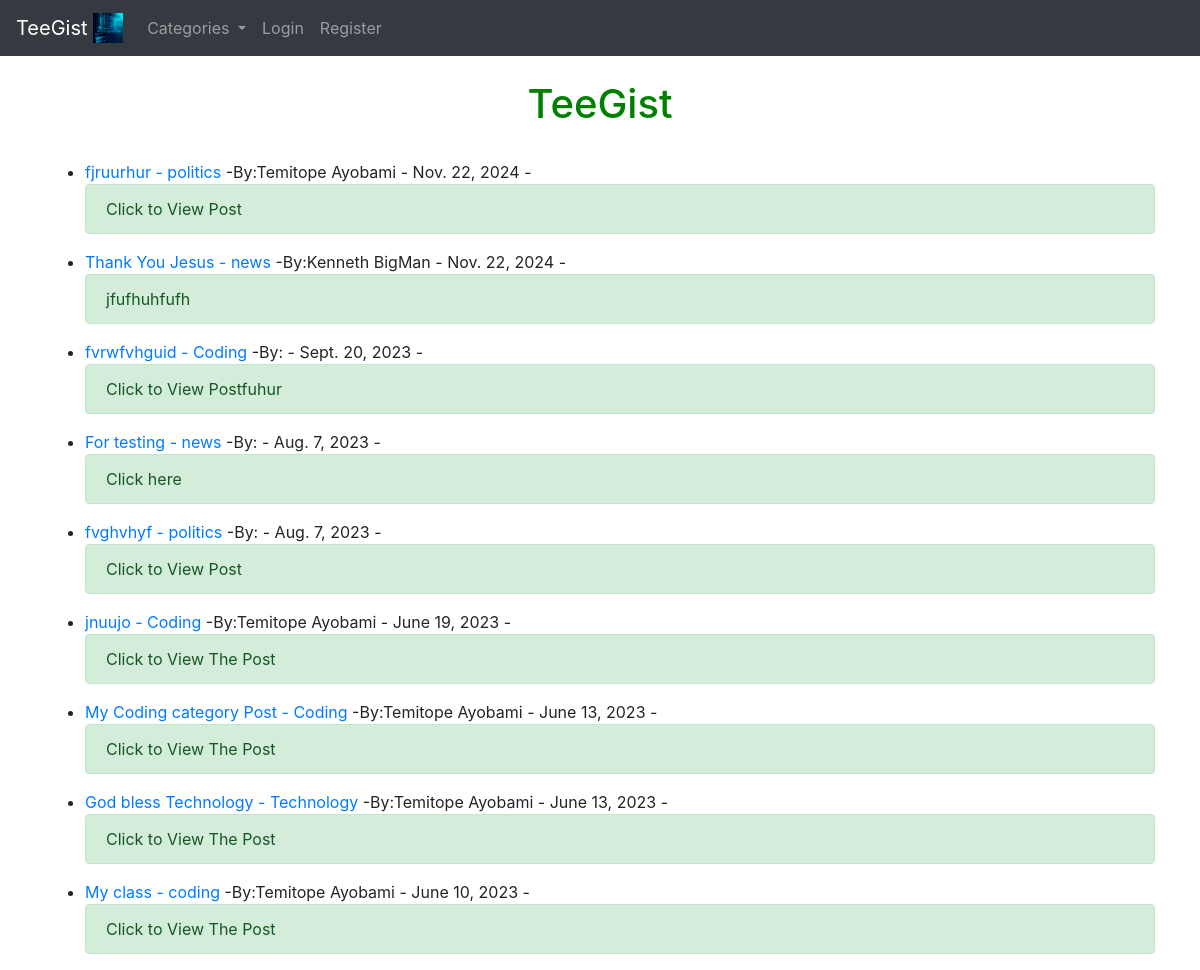
Before: / with the older database file.
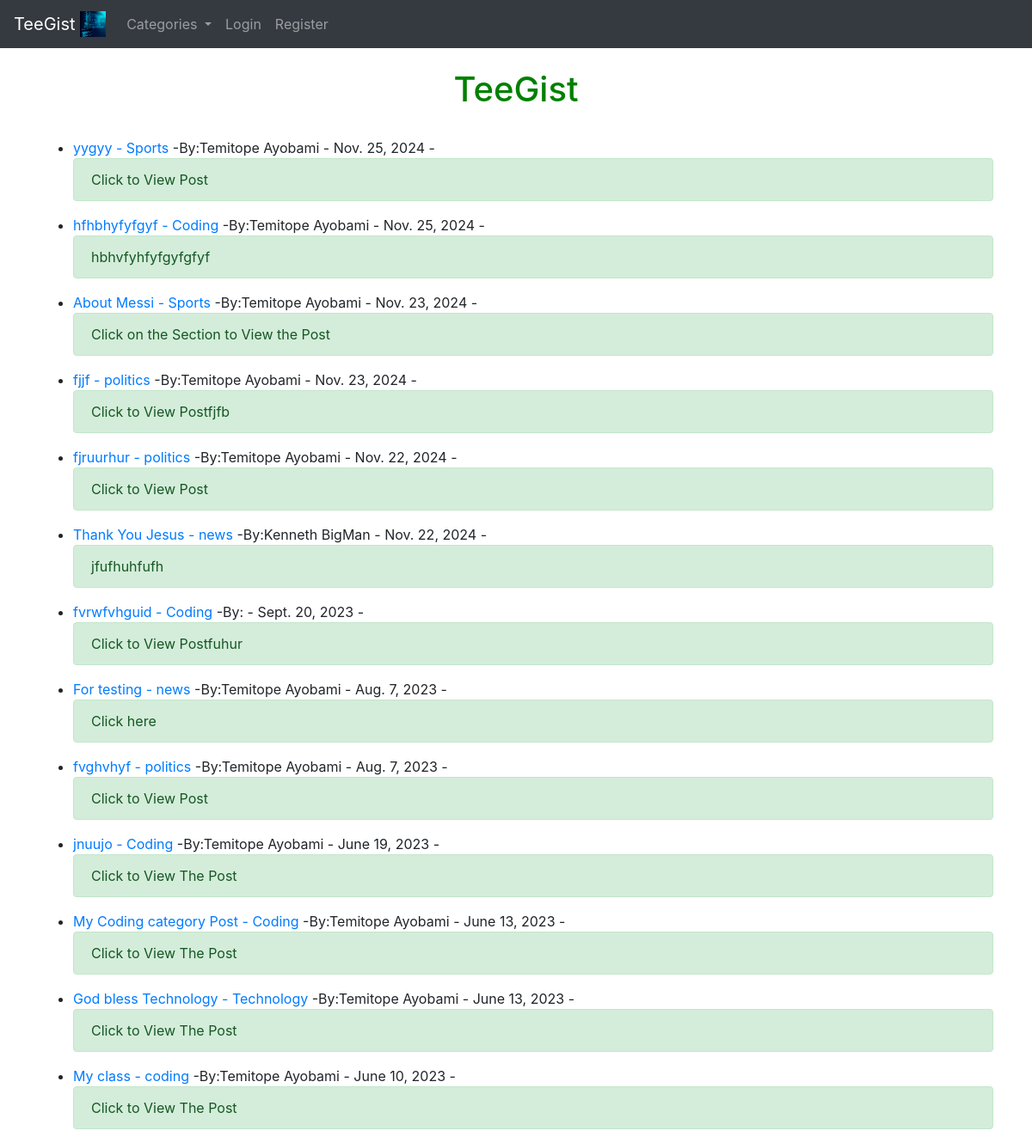
After: the same page with the newer database file.
### app_folder/models.py (models this page shows, shortened)
class Post(models.Model):
    title = models.CharField(max_length=250)
    upload_image = models.ImageField(null=True, blank=True, upload_to ='images/')
    title_tag = models.CharField(max_length=250, default='This is a blog Web App!')
    author = models.ForeignKey(User, on_delete=models.CASCADE)
    body = RichTextField(blank=True, null=True)
    posted_at = models.DateField(auto_now_add=True)
    category = models.CharField(max_length=255, default='Technology')
    snippet = models.CharField(max_length=255, default="Click to View Post")
    likes = models.ManyToManyField(User, related_name='blog_posts')

### app_folder/views.py (the view)
# urls.py: path('', HomeView.as_view(), name = 'home'),
class HomeView(ListView):
    model = Post
    template_name = 'apps/home.html'
    ordering = ['-posted_at']
    def get_context_data(self, *args, **kwargs):
        cat_menu = Category.objects.all()
        context = super(HomeView, self).get_context_data(*args, **kwargs)
        context["cat_menu"] = cat_menu
        return context

### app_folder/models.py (called while the page is built)
    def __str__(self):
        return self.name

### app_folder/templates/apps/home.html (shortened to what this page needs)
{% extends 'blogs/base.html' %}
{% block content %}
<br/>
<h1 class = "container " style = "color:green; text-align:center;"> TeeGist </h1> <br/>
{% for post in object_list %}
<ul>
<li> <a href = "{% url 'details' post.pk %}">{{ post.title }} </a>
          <a href = "{% url 'category' post.category|slugify %}">- {{ post.category }}</a>
     -By:{{ post.author.first_name }}
      {{ post.author.last_name }} -
      {{ post.posted_at }} -
 <br/>
</li>
<a href = "{% url 'details' post.pk %}">
     <div class="alert alert-success" role="alert">
          {{ post.snippet }}
     </div>
</a>
</ul>
{% endfor %}
{% endblock %}

### project_folder/templates/blogs/base.html (shortened to what this page needs)
{% load static %}
<!doctype html>
<html lang="en">
  <head>
    <link rel="stylesheet" href="https://cdn.jsdelivr.net/npm/bootstrap@4.6.2/dist/css/bootstrap.min.css">
  </head>
  <body>
    <nav class="navbar navbar-expand-lg navbar-dark bg-dark">
        <a class="navbar-brand" href="{% url 'home' %}">TeeGist
          <img src="{% static 'theblog/img/code.jpeg' %}" width="30" height="30" class="d-inline-block align-top" alt="">
        </a>
        <div class="collapse navbar-collapse" id="navbarSupportedContent">
          <ul class="navbar-nav mr-auto">
            {% if cat_menu %}
            <li class="nav-item dropdown">
              <a class="nav-link dropdown-toggle" href="#" role="button" data-toggle="dropdown" aria-expanded="false">
                Categories
              </a>
            </li>
            {% else %}
            <li class="nav-item">
              <a class="nav-link" href="{% url 'category-list' %}">Categories</a>
            </li>
            {% endif %}
            {% if user.is_authenticated %}
            <li class="nav-item">
              <a class="nav-link" href="{% url 'add_blog' %}">Add Post</a>
            </li>
            <li class="nav-item">
              <a class="nav-link" href="{% url 'add_category' %}">Add Category</a>
            </li>
           <!-- <li class="nav-item dropdown">
              <a class="nav-link dropdown-toggle" href="#" role="button" data-toggle="dropdown" aria-expanded="false">
                Profile
              </a>
              <div class="dropdown-menu">
                <a class="dropdown-item" href="{% url 'edit_profile' %}">Edit Settings</a>
               {% if user.profile.id  %}
                 <a class="dropdown-item" href="{% url 'show_profile_page' user.profile.id %}">Profile</a>
                  <a class="dropdown-item" href="{% url 'edit_profile_page' user.profile.id %}">Edit Profile</a>
                {% else %}
                <a class="dropdown-item" href="{% url 'create_profile_page' %}">Create Profile Page</a>
                {% endif %}
              </div>
            </li>
            <li class="nav-item">
              <a class="nav-link" href="{% url 'logout' %}">Log out</a>
            </li>
          -->
            {% else %}
            <li class="nav-item">
              <a class="nav-link" href="{% url 'login' %}">Login</a>
            </li>
            <li class="nav-item">
              <a class="nav-link" href="{% url 'register' %}">Register</a>
            </li>
            {% endif %}
          </ul>
        </div>
      </nav>
    <div class = 'container'>
         {% block content %}
        {% endblock %}
    </div>
  </body>
</html>

Changed rows visible on the page:
added Post: title "yygyy", category "Sports", author.first_name "Temitope", author.last_name "Ayobami", posted_at "Nov. 25, 2024", snippet "Click to View Post"
added Post: title "hfhbhyfyfgyf", category "Coding", author.first_name "Temitope", author.last_name "Ayobami", posted_at "Nov. 25, 2024", snippet "hbhvfyhfyfgyfgfyf"
added Post: title "About Messi", category "Sports", author.first_name "Temitope", author.last_name "Ayobami", posted_at "Nov. 23, 2024", snippet "Click on the Section to View the Post"
added Post: title "fjjf", category "politics", author.first_name "Temitope", author.last_name "Ayobami", posted_at "Nov. 23, 2024", snippet "Click to View Postfjfb"
changed through a linked row, Post "For testing": author.first_name (not shown) → "Temitope"; author.last_name (not shown) → "Ayobami"
changed through a linked row, Post "fvghvhyf": author.first_name (not shown) → "Temitope"; author.last_name (not shown) → "Ayobami"
